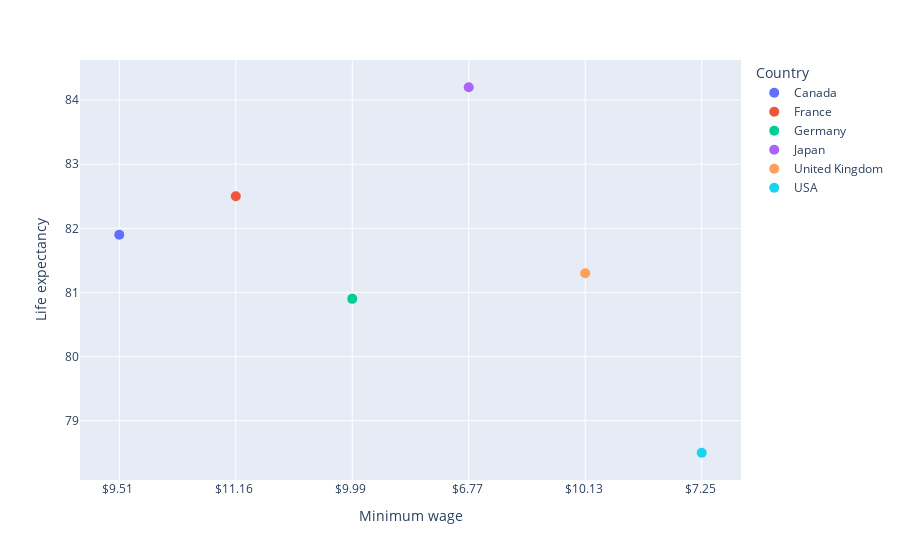

Source (notebook cell):
### Code cell
fig = px.scatter(
    df2[df2['Country'].isin(list_countries)], 
    x = 'Minimum wage', y = 'Life expectancy', color='Country'
)
fig.update_traces(marker_size=10)
fig

### Figure 1 — Plotly figure (JSON) as saved in the notebook; plotly's stock layout.template omitted (floating-point values rounded to 4 significant figures)
{"data": [{"hovertemplate": "Country=Canada<br>Minimum wage=%{x}<br>Life expectancy=%{y}<extra></extra>", "legendgroup": "Canada", "marker": {"color": "#636efa", "size": 10, "symbol": "circle"}, "mode": "markers", "name": "Canada", "orientation": "v", "showlegend": true, "type": "scatter", "x": ["$9.51 "], "xaxis": "x", "y": [81.9], "yaxis": "y"}, {"hovertemplate": "Country=France<br>Minimum wage=%{x}<br>Life expectancy=%{y}<extra></extra>", "legendgroup": "France", "marker": {"color": "#EF553B", "size": 10, "symbol": "circle"}, "mode": "markers", "name": "France", "orientation": "v", "showlegend": true, "type": "scatter", "x": ["$11.16 "], "xaxis": "x", "y": [82.5], "yaxis": "y"}, {"hovertemplate": "Country=Germany<br>Minimum wage=%{x}<br>Life expectancy=%{y}<extra></extra>", "legendgroup": "Germany", "marker": {"color": "#00cc96", "size": 10, "symbol": "circle"}, "mode": "markers", "name": "Germany", "orientation": "v", "showlegend": true, "type": "scatter", "x": ["$9.99 "], "xaxis": "x", "y": [80.9], "yaxis": "y"}, {"hovertemplate": "Country=Japan<br>Minimum wage=%{x}<br>Life expectancy=%{y}<extra></extra>", "legendgroup": "Japan", "marker": {"color": "#ab63fa", "size": 10, "symbol": "circle"}, "mode": "markers", "name": "Japan", "orientation": "v", "showlegend": true, "type": "scatter", "x": ["$6.77 "], "xaxis": "x", "y": [84.2], "yaxis": "y"}, {"hovertemplate": "Country=United Kingdom<br>Minimum wage=%{x}<br>Life expectancy=%{y}<extra></extra>", "legendgroup": "United Kingdom", "marker": {"color": "#FFA15A", "size": 10, "symbol": "circle"}, "mode": "markers", "name": "United Kingdom", "orientation": "v", "showlegend": true, "type": "scatter", "x": ["$10.13 "], "xaxis": "x", "y": [81.3], "yaxis": "y"}, {"hovertemplate": "Country=USA<br>Minimum wage=%{x}<br>Life expectancy=%{y}<extra></extra>", "legendgroup": "USA", "marker": {"color": "#19d3f3", "size": 10, "symbol": "circle"}, "mode": "markers", "name": "USA", "orientation": "v", "showlegend": true, "type": "scatter", "x": ["$7.25 "], "xaxis": "x", "y": [78.5], "yaxis": "y"}], "layout": {"legend": {"title": {"text": "Country"}, "tracegroupgap": 0}, "margin": {"t": 60}, "xaxis": {"anchor": "y", "domain": [0, 1], "title": {"text": "Minimum wage"}}, "yaxis": {"anchor": "x", "domain": [0, 1], "title": {"text": "Life expectancy"}}}}
